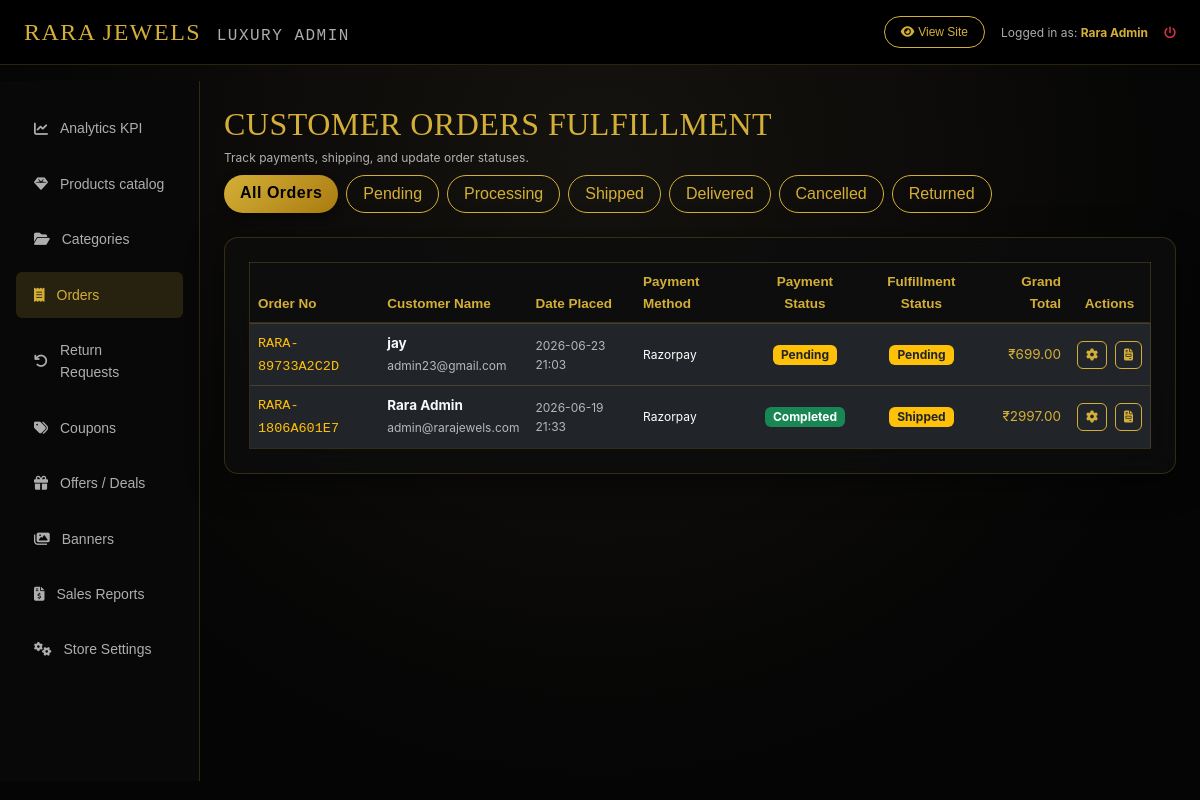
/luxury-admin/orders/ (signed in), run on the app's committed database.
### accounts/models.py (models this page shows, shortened)
class User(AbstractBaseUser, PermissionsMixin):
    email = models.EmailField(unique=True)
    name = models.CharField(max_length=255)
    mobile = models.CharField(max_length=15)
    is_active = models.BooleanField(default=True)
    is_staff = models.BooleanField(default=False)
    date_joined = models.DateTimeField(default=timezone.now)
    objects = CustomUserManager()
    USERNAME_FIELD = 'email'
    REQUIRED_FIELDS = ['name', 'mobile']

### shop/models.py (models this page shows, shortened)
class Order(models.Model):
    ORDER_STATUS_CHOICES = [
        ('pending', 'Pending'),
        ('processing', 'Processing'),
        ('shipped', 'Shipped'),
        ('delivered', 'Delivered'),
        ('cancelled', 'Cancelled'),
        ('returned', 'Returned')
    ]
    PAYMENT_STATUS_CHOICES = [
        ('pending', 'Pending'),
        ('completed', 'Completed'),
        ('failed', 'Failed'),
        ('refunded', 'Refunded')
    ]
    user = models.ForeignKey(settings.AUTH_USER_MODEL, on_delete=models.CASCADE, related_name='orders')
    order_number = models.CharField(max_length=100, unique=True)
    shipping_address = models.TextField()
    subtotal = models.DecimalField(max_digits=10, decimal_places=2)
    shipping_charge = models.DecimalField(max_digits=10, decimal_places=2)
    discount_amount = models.DecimalField(max_digits=10, decimal_places=2, default=0.00)
    coupon = models.ForeignKey(Coupon, on_delete=models.SET_NULL, null=True, blank=True)
    total_price = models.DecimalField(max_digits=10, decimal_places=2)
    payment_method = models.CharField(max_length=20, choices=[('cod', 'Cash On Delivery'), ('razorpay', 'Razorpay')])
    payment_status = models.CharField(max_length=20, default='pending', choices=PAYMENT_STATUS_CHOICES)
    order_status = models.CharField(max_length=20, default='pending', choices=ORDER_STATUS_CHOICES)
    razorpay_order_id = models.CharField(max_length=255, blank=True, null=True)
    razorpay_payment_id = models.CharField(max_length=255, blank=True, null=True)
    razorpay_signature = models.CharField(max_length=255, blank=True, null=True)
    created_at = models.DateTimeField(auto_now_add=True)
    updated_at = models.DateTimeField(auto_now=True)

### shop/admin_views.py (the view)
# urls.py: path('luxury-admin/orders/', admin_views.admin_orders_view, name='admin_orders'),
@superuser_required
def admin_orders_view(request):
    status_filter = request.GET.get('status')
    orders = Order.objects.select_related('user').all().order_by('-created_at')
    if status_filter:
        orders = orders.filter(order_status=status_filter)
    return render(request, 'admin_dashboard/orders.html', {
        'orders': orders,
        'status_filter': status_filter,
        'status_choices': Order.ORDER_STATUS_CHOICES
    })

### shop/admin_views.py (called while the page is built)
def superuser_required(view_func):
    return user_passes_test(
        lambda u: u.is_authenticated and u.is_superuser,
        login_url='accounts:login'
    )(view_func)

### shop/context_processors.py (called while the page is built)
def store_context(request):
    parent_categories = Category.objects.filter(parent=None).prefetch_related('subcategories')
    cart_items_count = 0
    cart = None
    if request.user.is_authenticated:
        cart = Cart.objects.filter(user=request.user).first()
    else:
        session_key = request.session.session_key
        if session_key:
            cart = Cart.objects.filter(session_id=session_key).first()
    if cart:
        cart_items_count = cart.items_count
    wishlist_count = 0
    if request.user.is_authenticated:
        wishlist_count = Wishlist.objects.filter(user=request.user).count()
    settings_obj = StoreSetting.get_settings()
    return {
        'nav_categories': parent_categories,
        'cart_count': cart_items_count,
        'wishlist_count': wishlist_count,
        'store_settings': settings_obj,
        'current_year': timezone.now().year
    }

### shop/models.py (called while the page is built)
    @classmethod
    def get_settings(cls):
        obj, created = cls.objects.get_or_create(id=1)
        return obj

    @property
    def items_count(self):
        return sum(item.quantity for item in self.items.all())

### templates/admin_dashboard/orders.html (shortened to what this page needs)
{% extends 'admin_dashboard/base_admin.html' %}
{% load static %}
{% block admin_content %}
<div class="d-flex justify-content-between align-items-center mb-4 flex-wrap gap-2">
    <div>
        <h2 class="playfair-font text-gold mb-1">CUSTOMER ORDERS FULFILLMENT</h2>
        <p class="text-xs text-light-dim mb-0">Track payments, shipping, and update order statuses.</p>
    </div>
    <div class="d-flex gap-2 text-xs">
        <a href="{% url 'shop:admin_orders' %}" class="btn btn-xs {% if not status_filter %}btn-gold{% else %}btn-outline-gold{% endif %} rounded-pill px-3">All Orders</a>
        {% for s_val, s_label in status_choices %}
        <a href="{% url 'shop:admin_orders' %}?status={{ s_val }}" class="btn btn-xs {% if status_filter == s_val %}btn-gold{% else %}btn-outline-gold{% endif %} rounded-pill px-3">{{ s_label }}</a>
        {% endfor %}
    </div>
</div>
<div class="glass-card p-4">
    <div class="table-responsive">
        <table class="table table-dark table-luxury m-0 text-sm align-middle">
            <thead>
                <tr>
                    <th>Order No</th>
                    <th>Customer Name</th>
                    <th>Date Placed</th>
                    <th>Payment Method</th>
                    <th class="text-center">Payment Status</th>
                    <th class="text-center">Fulfillment Status</th>
                    <th class="text-end">Grand Total</th>
                    <th class="text-center">Actions</th>
                </tr>
            </thead>
            <tbody>
                {% for o in orders %}
                <tr>
                    <td>
                        <a href="{% url 'shop:admin_order_detail' o.order_number %}" class="font-monospace text-warning font-semibold">{{ o.order_number }}</a>
                    </td>
                    <td>
                        <strong class="text-light">{{ o.user.name }}</strong><br>
                        <span class="text-xs text-light-dim">{{ o.user.email }}</span>
                    </td>
                    <td class="text-xs text-light-dim">{{ o.created_at|date:"Y-m-d H:i" }}</td>
                    <td class="text-xs">{{ o.get_payment_method_display }}</td>
                    <td class="text-center">
                        <span class="badge {% if o.payment_status == 'completed' %}bg-success{% elif o.payment_status == 'failed' %}bg-danger{% else %}bg-warning text-dark{% endif %} px-2 py-1 text-xs">
                            {{ o.get_payment_status_display }}
                        </span>
                    </td>
                    <td class="text-center">
                        <span class="badge {% if o.order_status == 'delivered' %}bg-success{% elif o.order_status == 'cancelled' %}bg-danger{% else %}bg-warning text-dark{% endif %} px-2 py-1 text-xs">
                            {{ o.get_order_status_display }}
                        </span>
                    </td>
                    <td class="text-end font-semibold text-gold">₹{{ o.total_price }}</td>
                    <td class="text-center">
                        <div class="d-flex gap-2 justify-content-center">
                            <a href="{% url 'shop:admin_order_detail' o.order_number %}" class="btn btn-xs btn-outline-gold px-2 py-1 text-xs" title="Manage Order"><i class="fa-solid fa-gear"></i></a>
                            <a href="{% url 'shop:download_invoice' o.id %}" class="btn btn-xs btn-outline-gold px-2 py-1 text-xs" title="PDF Invoice"><i class="fa-solid fa-file-invoice"></i></a>
                        </div>
                    </td>
                </tr>
                {% empty %}
                <tr>
                    <td colspan="8" class="text-center py-4 text-light-dim italic">No matching orders found.</td>
                </tr>
                {% endfor %}
            </tbody>
        </table>
    </div>
</div>
{% endblock %}

### templates/admin_dashboard/base_admin.html (shortened to what this page needs)
{% load static %}
<!DOCTYPE html>
<html lang="en">
<head>
    <link href="https://cdn.jsdelivr.net/npm/bootstrap@5.3.0/dist/css/bootstrap.min.css" rel="stylesheet">
    <link rel="stylesheet" href="https://cdnjs.cloudflare.com/ajax/libs/font-awesome/6.4.0/css/all.min.css">
    <link rel="stylesheet" href="{% static 'css/style.css' %}">
</head>
<body class="luxury-bg">
    <nav class="navbar navbar-expand-lg bg-black border-bottom border-gold-dim sticky-top py-2">
        <div class="container-fluid px-4">
            <a class="navbar-brand text-gold playfair-font fs-4 tracking-wide" href="{% url 'shop:admin_dashboard' %}">
                RARA JEWELS <span class="fs-6 text-light-dim font-monospace ms-2">LUXURY ADMIN</span>
            </a>
            <div class="d-flex align-items-center gap-3">
                <a href="{% url 'shop:home' %}" class="btn btn-xs btn-outline-gold rounded-pill px-3 text-xs"><i class="fa-solid fa-eye me-1"></i>View Site</a>
                <span class="text-xs text-light-dim">Logged in as: <strong class="text-gold">{{ user.name }}</strong></span>
                <a href="{% url 'accounts:logout' %}" class="text-danger text-xs hover-text-gold"><i class="fa-solid fa-power-off"></i></a>
            </div>
        </div>
    </nav>
    <div class="container-fluid px-0">
        <div class="row g-0">
            <div class="col-md-3 col-lg-2 admin-sidebar py-4 px-3">
                <div class="nav flex-column gap-1">
                    <a class="admin-nav-link" href="{% url 'shop:admin_dashboard' %}" id="nav-dashboard">
                        <i class="fa-solid fa-chart-line"></i>Analytics KPI
                    </a>
                    <a class="admin-nav-link" href="{% url 'shop:admin_products' %}" id="nav-products">
                        <i class="fa-solid fa-gem"></i>Products catalog
                    </a>
                    <a class="admin-nav-link" href="{% url 'shop:admin_categories' %}" id="nav-categories">
                        <i class="fa-solid fa-folder-open"></i>Categories
                    </a>
                    <a class="admin-nav-link" href="{% url 'shop:admin_orders' %}" id="nav-orders">
                        <i class="fa-solid fa-receipt"></i>Orders
                    </a>
                    <a class="admin-nav-link" href="{% url 'shop:admin_returns' %}" id="nav-returns">
                        <i class="fa-solid fa-arrow-rotate-left"></i>Return Requests
                    </a>
                    <a class="admin-nav-link" href="{% url 'shop:admin_coupons' %}" id="nav-coupons">
                        <i class="fa-solid fa-tags"></i>Coupons
                    </a>
                    <a class="admin-nav-link" href="{% url 'shop:admin_offers' %}" id="nav-offers">
                        <i class="fa-solid fa-gift"></i>Offers / Deals
                    </a>
                    <a class="admin-nav-link" href="{% url 'shop:admin_banners' %}" id="nav-banners">
                        <i class="fa-solid fa-images"></i>Banners
                    </a>
                    <a class="admin-nav-link" href="{% url 'shop:admin_reports' %}" id="nav-reports">
                        <i class="fa-solid fa-file-invoice-dollar"></i>Sales Reports
                    </a>
                    <a class="admin-nav-link" href="{% url 'shop:admin_settings' %}" id="nav-settings">
                        <i class="fa-solid fa-gears"></i>Store Settings
                    </a>
                </div>
            </div>
            <div class="col-md-9 col-lg-10 p-4">
                {% block admin_content %}{% endblock %}
            </div>
        </div>
    </div>
</body>
</html>

### static/css/style.css (style rules this page uses)
:root { --gold: #D4AF37; --gold-dark: #AA7C11; --gold-light: #F3E5AB; --gold-dim: rgba(212, 175, 55, 0.4); --gold-dimmer: rgba(212, 175, 55, 0.15); --dark-deep: #050505; --dark-velvet: #0d0d0d; --dark-grey: #1a1a1a; --dark-light: #2c2c2c; --glass-bg: rgba(13, 13, 13, 0.75); --glass-border: rgba(212, 175, 55, 0.2); --gold-glow: 0 0 15px rgba(212, 175, 55, 0.35); --shadow-premium: 0 8px 32px 0 rgba(0, 0, 0, 0.5); --font-heading: 'Outfit', sans-serif; --font-brand: 'Playfair Display', serif; --font-body: 'Inter', sans-serif; }
body { background-color: var(--dark-deep); color: #f5f5f5; font-family: var(--font-body); font-size: 15px; line-height: 1.6; overflow-x: hidden; }
.luxury-bg { background: radial-gradient(circle at 50% 20%, #15130f 0%, var(--dark-deep) 70%); background-attachment: fixed; }
h1, h2, h3, h4, h5, h6 { font-family: var(--font-heading); letter-spacing: 0.5px; font-weight: 500; }
.playfair-font { font-family: var(--font-brand) !important; }
a { color: var(--gold); text-decoration: none; transition: all 0.3s ease; }
.text-gold { color: var(--gold) !important; }
.text-light-dim { color: rgba(245, 245, 245, 0.7) !important; }
.border-gold-dim { border-color: var(--glass-border) !important; }
.tracking-wide { letter-spacing: 1.5px !important; }
.text-xs { font-size: 12px !important; }
.text-sm { font-size: 13.5px !important; }
.btn-gold { background: linear-gradient(135deg, var(--gold) 0%, var(--gold-dark) 100%); color: #000 !important; border: none; font-family: var(--font-heading); font-weight: 600; letter-spacing: 0.5px; transition: all 0.3s cubic-bezier(0.165, 0.84, 0.44, 1); box-shadow: 0 4px 10px rgba(0, 0, 0, 0.3); }
.btn-outline-gold { background-color: transparent; color: var(--gold); border: 1px solid var(--gold); font-family: var(--font-heading); font-weight: 500; transition: all 0.3s ease; }
.glass-card { background: rgba(13, 13, 13, 0.8); backdrop-filter: blur(15px); -webkit-backdrop-filter: blur(15px); border: 1px solid var(--glass-border); box-shadow: var(--shadow-premium); border-radius: 14px; }
.admin-sidebar { background-color: #080808; border-right: 1px solid var(--glass-border); min-height: calc(100vh - 100px); }
.admin-nav-link { color: rgba(245, 245, 245, 0.7); font-family: var(--font-heading); font-size: 14px; padding: 12px 18px; display: flex; align-items: center; gap: 12px; border-radius: 6px; margin-bottom: 5px; }
.admin-nav-link:hover, .admin-nav-link.active { background-color: var(--gold-dimmer); color: var(--gold); }
.table-luxury { background-color: var(--glass-bg); border: 1px solid var(--glass-border); color: #fff; }
.table-luxury th { background-color: #0d0d0d; color: var(--gold); font-family: var(--font-heading); border-bottom: 2px solid var(--glass-border); }

### data on the page
User: name "Rara Admin"
Order: order_number "RARA-89733A2C2D", user.name "jay", user.email "admin23@gmail.com", created_at "2026-06-23 21:03", payment_method "Razorpay", payment_status "Pending", order_status "Pending", total_price "699.00"
Order: order_number "RARA-1806A601E7", user.name "Rara Admin", user.email "admin@rarajewels.com", created_at "2026-06-19 21:33", payment_method "Razorpay", payment_status "Completed", order_status "Shipped", total_price "2997.00"

### other printed values
{{ s_label }} "Pending" "Processing" "Shipped" "Delivered" "Cancelled" "Returned"
